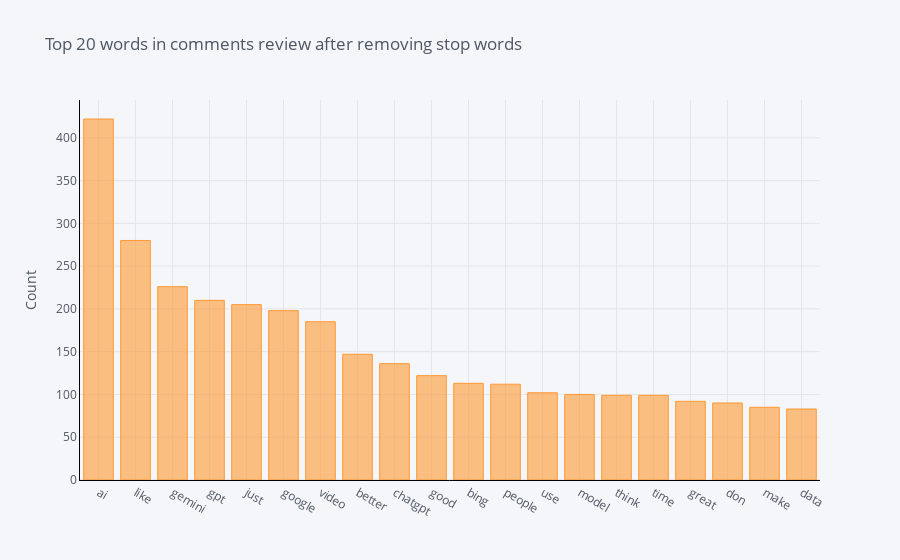
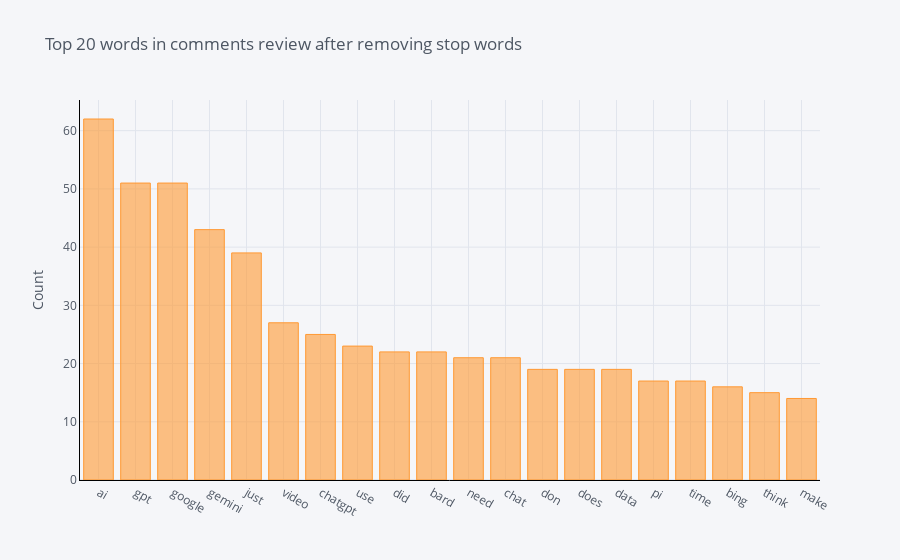
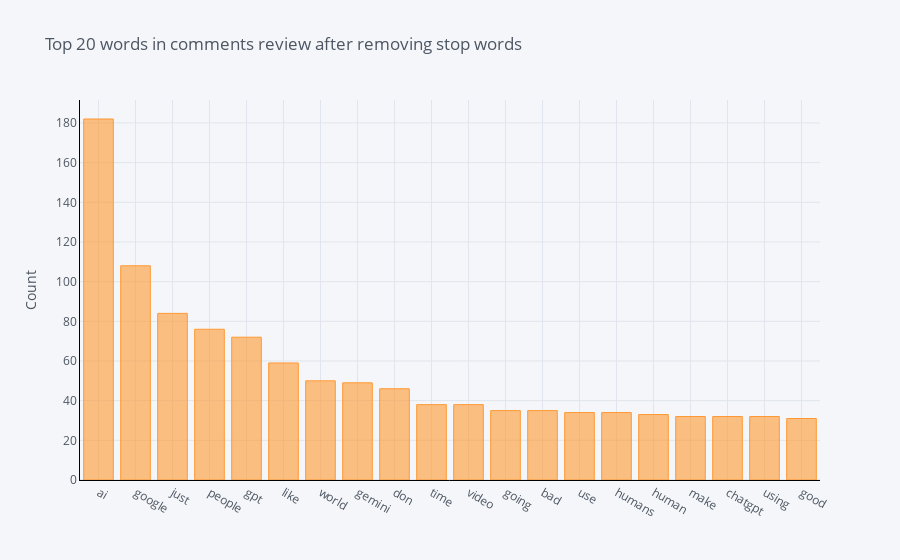

The cell these charts' notebook holds for them, in order:
### Markdown cell above
# Positive, Neutral and Negative Sentiments at Uni/Bi and Trigram level

### Code cell
# Unigram

def get_top_n_words(corpus, n=None):
        vec = CountVectorizer(stop_words = list(stop_words)).fit(corpus)
        bag_of_words = vec.transform(corpus)
        sum_words = bag_of_words.sum(axis=0) 
        words_freq = [(word, sum_words[0, idx]) for word, idx in vec.vocabulary_.items()]
        words_freq =sorted(words_freq, key = lambda x: x[1], reverse=True)
        return words_freq[:n]

print('Unigrams. From top to bottom: positive, neutral and negative sentiments')    
sent_dfs = [pos_df, neu_df, neg_df]
for i in sent_dfs:
    
    common_words = get_top_n_words(i['text'], 20)
    # for word, freq in common_words:
    #     print(word, freq)
    df2 = pd.DataFrame(common_words, columns = ['CommentsText' , 'count'])
    df2.groupby('CommentsText').sum()['count'].sort_values(ascending=False).iplot(kind='bar', yTitle='Count', linecolor='black', title='Top 20 words in comments review after removing stop words')

### Figure 1 — Plotly figure (JSON) as saved in the notebook; plotly's stock layout.template omitted (floating-point values rounded to 4 significant figures)
{"data": [{"marker": {"color": "rgba(255, 153, 51, 0.6)", "line": {"color": "rgba(255, 153, 51, 1.0)", "width": 1}}, "name": "count", "orientation": "v", "text": "", "type": "bar", "x": ["ai", "like", "gemini", "gpt", "just", "google", "video", "better", "chatgpt", "good", "bing", "people", "use", "model", "think", "time", "great", "don", "make", "data"], "y": [422, 280, 226, 210, 205, 198, 185, 147, 136, 122, 113, 112, 102, 100, 99, 99, 92, 90, 85, 83]}], "layout": {"legend": {"bgcolor": "#F5F6F9", "font": {"color": "#4D5663"}}, "paper_bgcolor": "#F5F6F9", "plot_bgcolor": "#F5F6F9", "title": {"font": {"color": "#4D5663"}, "text": "Top 20 words in comments review after removing stop words"}, "xaxis": {"gridcolor": "#E1E5ED", "linecolor": "black", "showgrid": true, "tickfont": {"color": "#4D5663"}, "title": {"font": {"color": "#4D5663"}, "text": ""}, "zerolinecolor": "#E1E5ED"}, "yaxis": {"gridcolor": "#E1E5ED", "linecolor": "black", "showgrid": true, "tickfont": {"color": "#4D5663"}, "title": {"font": {"color": "#4D5663"}, "text": "Count"}, "zerolinecolor": "#E1E5ED"}}}

### Figure 2 — Plotly figure (JSON) as saved in the notebook; plotly's stock layout.template omitted (floating-point values rounded to 4 significant figures)
{"data": [{"marker": {"color": "rgba(255, 153, 51, 0.6)", "line": {"color": "rgba(255, 153, 51, 1.0)", "width": 1}}, "name": "count", "orientation": "v", "text": "", "type": "bar", "x": ["ai", "gpt", "google", "gemini", "just", "video", "chatgpt", "use", "did", "bard", "need", "chat", "don", "does", "data", "pi", "time", "bing", "think", "make"], "y": [62, 51, 51, 43, 39, 27, 25, 23, 22, 22, 21, 21, 19, 19, 19, 17, 17, 16, 15, 14]}], "layout": {"legend": {"bgcolor": "#F5F6F9", "font": {"color": "#4D5663"}}, "paper_bgcolor": "#F5F6F9", "plot_bgcolor": "#F5F6F9", "title": {"font": {"color": "#4D5663"}, "text": "Top 20 words in comments review after removing stop words"}, "xaxis": {"gridcolor": "#E1E5ED", "linecolor": "black", "showgrid": true, "tickfont": {"color": "#4D5663"}, "title": {"font": {"color": "#4D5663"}, "text": ""}, "zerolinecolor": "#E1E5ED"}, "yaxis": {"gridcolor": "#E1E5ED", "linecolor": "black", "showgrid": true, "tickfont": {"color": "#4D5663"}, "title": {"font": {"color": "#4D5663"}, "text": "Count"}, "zerolinecolor": "#E1E5ED"}}}

### Figure 3 — Plotly figure (JSON) as saved in the notebook; plotly's stock layout.template omitted (floating-point values rounded to 4 significant figures)
{"data": [{"marker": {"color": "rgba(255, 153, 51, 0.6)", "line": {"color": "rgba(255, 153, 51, 1.0)", "width": 1}}, "name": "count", "orientation": "v", "text": "", "type": "bar", "x": ["ai", "google", "just", "people", "gpt", "like", "world", "gemini", "don", "time", "video", "going", "bad", "use", "humans", "human", "make", "chatgpt", "using", "good"], "y": [182, 108, 84, 76, 72, 59, 50, 49, 46, 38, 38, 35, 35, 34, 34, 33, 32, 32, 32, 31]}], "layout": {"legend": {"bgcolor": "#F5F6F9", "font": {"color": "#4D5663"}}, "paper_bgcolor": "#F5F6F9", "plot_bgcolor": "#F5F6F9", "title": {"font": {"color": "#4D5663"}, "text": "Top 20 words in comments review after removing stop words"}, "xaxis": {"gridcolor": "#E1E5ED", "linecolor": "black", "showgrid": true, "tickfont": {"color": "#4D5663"}, "title": {"font": {"color": "#4D5663"}, "text": ""}, "zerolinecolor": "#E1E5ED"}, "yaxis": {"gridcolor": "#E1E5ED", "linecolor": "black", "showgrid": true, "tickfont": {"color": "#4D5663"}, "title": {"font": {"color": "#4D5663"}, "text": "Count"}, "zerolinecolor": "#E1E5ED"}}}
